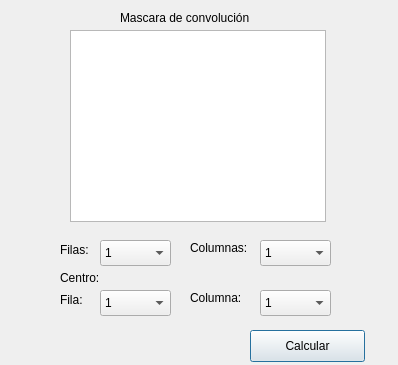
<?xml version="1.0" encoding="UTF-8"?>
<ui version="4.0">
 <class>convolution</class>
 <widget class="QDialog" name="convolution">
  <property name="geometry">
   <rect>
    <x>0</x>
    <y>0</y>
    <width>398</width>
    <height>365</height>
   </rect>
  </property>
  <property name="windowTitle">
   <string>Dialog</string>
  </property>
  <widget class="QComboBox" name="combo_ancho">
   <property name="geometry">
    <rect>
     <x>100</x>
     <y>240</y>
     <width>71</width>
     <height>26</height>
    </rect>
   </property>
   <item>
    <property name="text">
     <string>1</string>
    </property>
   </item>
   <item>
    <property name="text">
     <string>2</string>
    </property>
   </item>
   <item>
    <property name="text">
     <string>3</string>
    </property>
   </item>
   <item>
    <property name="text">
     <string>4</string>
    </property>
   </item>
   <item>
    <property name="text">
     <string>5</string>
    </property>
   </item>
   <item>
    <property name="text">
     <string>6</string>
    </property>
   </item>
   <item>
    <property name="text">
     <string>7</string>
    </property>
   </item>
   <item>
    <property name="text">
     <string>8</string>
    </property>
   </item>
   <item>
    <property name="text">
     <string>9</string>
    </property>
   </item>
   <item>
    <property name="text">
     <string>10</string>
    </property>
   </item>
  </widget>
  <widget class="QComboBox" name="combo_alto">
   <property name="geometry">
    <rect>
     <x>260</x>
     <y>240</y>
     <width>71</width>
     <height>26</height>
    </rect>
   </property>
   <item>
    <property name="text">
     <string>1</string>
    </property>
   </item>
   <item>
    <property name="text">
     <string>2</string>
    </property>
   </item>
   <item>
    <property name="text">
     <string>3</string>
    </property>
   </item>
   <item>
    <property name="text">
     <string>4</string>
    </property>
   </item>
   <item>
    <property name="text">
     <string>5</string>
    </property>
   </item>
   <item>
    <property name="text">
     <string>6</string>
    </property>
   </item>
   <item>
    <property name="text">
     <string>7</string>
    </property>
   </item>
   <item>
    <property name="text">
     <string>8</string>
    </property>
   </item>
   <item>
    <property name="text">
     <string>9</string>
    </property>
   </item>
   <item>
    <property name="text">
     <string>10</string>
    </property>
   </item>
  </widget>
  <widget class="QLabel" name="label">
   <property name="geometry">
    <rect>
     <x>60</x>
     <y>240</y>
     <width>71</width>
     <height>20</height>
    </rect>
   </property>
   <property name="text">
    <string>Filas:</string>
   </property>
  </widget>
  <widget class="QLabel" name="label_2">
   <property name="geometry">
    <rect>
     <x>190</x>
     <y>240</y>
     <width>71</width>
     <height>16</height>
    </rect>
   </property>
   <property name="text">
    <string>Columnas:</string>
   </property>
  </widget>
  <widget class="QLabel" name="label_3">
   <property name="geometry">
    <rect>
     <x>120</x>
     <y>10</y>
     <width>191</width>
     <height>16</height>
    </rect>
   </property>
   <property name="text">
    <string>Mascara de convolución</string>
   </property>
  </widget>
  <widget class="QTableWidget" name="tbl_convolucion">
   <property name="geometry">
    <rect>
     <x>70</x>
     <y>30</y>
     <width>256</width>
     <height>192</height>
    </rect>
   </property>
  </widget>
  <widget class="QPushButton" name="btn_convolucion">
   <property name="geometry">
    <rect>
     <x>250</x>
     <y>330</y>
     <width>115</width>
     <height>32</height>
    </rect>
   </property>
   <property name="text">
    <string>Calcular</string>
   </property>
  </widget>
  <widget class="QLabel" name="label_4">
   <property name="geometry">
    <rect>
     <x>60</x>
     <y>270</y>
     <width>59</width>
     <height>16</height>
    </rect>
   </property>
   <property name="text">
    <string>Centro:</string>
   </property>
  </widget>
  <widget class="QLabel" name="label_5">
   <property name="geometry">
    <rect>
     <x>60</x>
     <y>290</y>
     <width>31</width>
     <height>20</height>
    </rect>
   </property>
   <property name="text">
    <string>Fila:</string>
   </property>
  </widget>
  <widget class="QLabel" name="label_6">
   <property name="geometry">
    <rect>
     <x>190</x>
     <y>290</y>
     <width>71</width>
     <height>16</height>
    </rect>
   </property>
   <property name="text">
    <string>Columna:</string>
   </property>
  </widget>
  <widget class="QComboBox" name="combo_fila_centro">
   <property name="geometry">
    <rect>
     <x>100</x>
     <y>290</y>
     <width>71</width>
     <height>26</height>
    </rect>
   </property>
   <item>
    <property name="text">
     <string>1</string>
    </property>
   </item>
   <item>
    <property name="text">
     <string>2</string>
    </property>
   </item>
   <item>
    <property name="text">
     <string>3</string>
    </property>
   </item>
   <item>
    <property name="text">
     <string>4</string>
    </property>
   </item>
   <item>
    <property name="text">
     <string>5</string>
    </property>
   </item>
   <item>
    <property name="text">
     <string>6</string>
    </property>
   </item>
   <item>
    <property name="text">
     <string>7</string>
    </property>
   </item>
   <item>
    <property name="text">
     <string>8</string>
    </property>
   </item>
   <item>
    <property name="text">
     <string>9</string>
    </property>
   </item>
   <item>
    <property name="text">
     <string>10</string>
    </property>
   </item>
  </widget>
  <widget class="QComboBox" name="combo_columna_centro">
   <property name="geometry">
    <rect>
     <x>260</x>
     <y>290</y>
     <width>71</width>
     <height>26</height>
    </rect>
   </property>
   <item>
    <property name="text">
     <string>1</string>
    </property>
   </item>
   <item>
    <property name="text">
     <string>2</string>
    </property>
   </item>
   <item>
    <property name="text">
     <string>3</string>
    </property>
   </item>
   <item>
    <property name="text">
     <string>4</string>
    </property>
   </item>
   <item>
    <property name="text">
     <string>5</string>
    </property>
   </item>
   <item>
    <property name="text">
     <string>6</string>
    </property>
   </item>
   <item>
    <property name="text">
     <string>7</string>
    </property>
   </item>
   <item>
    <property name="text">
     <string>8</string>
    </property>
   </item>
   <item>
    <property name="text">
     <string>9</string>
    </property>
   </item>
   <item>
    <property name="text">
     <string>10</string>
    </property>
   </item>
   <item>
    <property name="text">
     <string/>
    </property>
   </item>
  </widget>
 </widget>
 <resources/>
 <connections/>
</ui>
